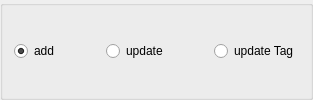
    <widget class="QGroupBox" name="groupBox">
     <property name="sizePolicy">
      <sizepolicy hsizetype="Fixed" vsizetype="Fixed">
       <horstretch>0</horstretch>
       <verstretch>0</verstretch>
      </sizepolicy>
     </property>
     <property name="title">
      <string/>
     </property>
     <layout class="QHBoxLayout" name="horizontalLayout_2">
      <item>
       <widget class="QRadioButton" name="addButton">
        <property name="text">
         <string>add</string>
        </property>
        <property name="checked">
         <bool>true</bool>
        </property>
       </widget>
      </item>
      <item>
       <spacer name="horizontalSpacer">
        <property name="orientation">
         <enum>Qt::Horizontal</enum>
        </property>
        <property name="sizeHint" stdset="0">
         <size>
          <width>40</width>
          <height>20</height>
         </size>
        </property>
       </spacer>
      </item>
      <item>
       <widget class="QRadioButton" name="updateButton">
        <property name="text">
         <string>update</string>
        </property>
       </widget>
      </item>
      <item>
       <spacer name="horizontalSpacer_4">
        <property name="orientation">
         <enum>Qt::Horizontal</enum>
        </property>
        <property name="sizeHint" stdset="0">
         <size>
          <width>40</width>
          <height>20</height>
         </size>
        </property>
       </spacer>
      </item>
      <item>
       <widget class="QRadioButton" name="updateTagButton">
        <property name="text">
         <string>update Tag</string>
        </property>
       </widget>
      </item>
     </layout>
    </widget>
